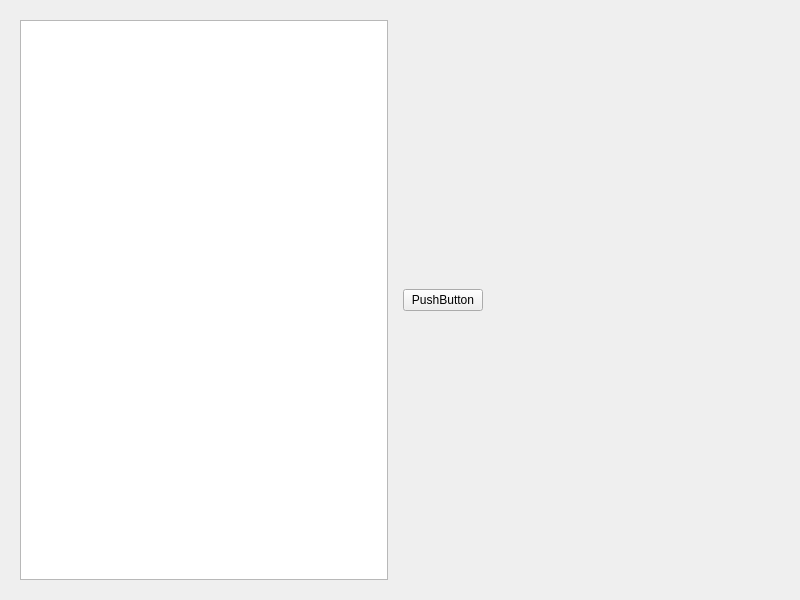
<?xml version="1.0" encoding="UTF-8"?>
<ui version="4.0">
 <class>Widget</class>
 <widget class="QWidget" name="Widget">
  <property name="geometry">
   <rect>
    <x>0</x>
    <y>0</y>
    <width>800</width>
    <height>600</height>
   </rect>
  </property>
  <property name="windowTitle">
   <string>Widget</string>
  </property>
  <layout class="QHBoxLayout" name="horizontalLayout_2">
   <item>
    <widget class="QWidget" name="widget" native="true">
     <layout class="QHBoxLayout" name="horizontalLayout">
      <item>
       <widget class="QListWidget" name="listWidget"/>
      </item>
     </layout>
    </widget>
   </item>
   <item>
    <layout class="QGridLayout" name="gridLayout">
     <item row="1" column="0">
      <widget class="QPushButton" name="pushButton">
       <property name="text">
        <string>PushButton</string>
       </property>
      </widget>
     </item>
     <item row="2" column="0">
      <spacer name="verticalSpacer">
       <property name="orientation">
        <enum>Qt::Vertical</enum>
       </property>
       <property name="sizeHint" stdset="0">
        <size>
         <width>20</width>
         <height>40</height>
        </size>
       </property>
      </spacer>
     </item>
     <item row="0" column="0">
      <spacer name="verticalSpacer_2">
       <property name="orientation">
        <enum>Qt::Vertical</enum>
       </property>
       <property name="sizeHint" stdset="0">
        <size>
         <width>20</width>
         <height>40</height>
        </size>
       </property>
      </spacer>
     </item>
     <item row="1" column="1">
      <spacer name="horizontalSpacer">
       <property name="orientation">
        <enum>Qt::Horizontal</enum>
       </property>
       <property name="sizeHint" stdset="0">
        <size>
         <width>40</width>
         <height>20</height>
        </size>
       </property>
      </spacer>
     </item>
    </layout>
   </item>
  </layout>
 </widget>
 <resources/>
 <connections/>
</ui>
